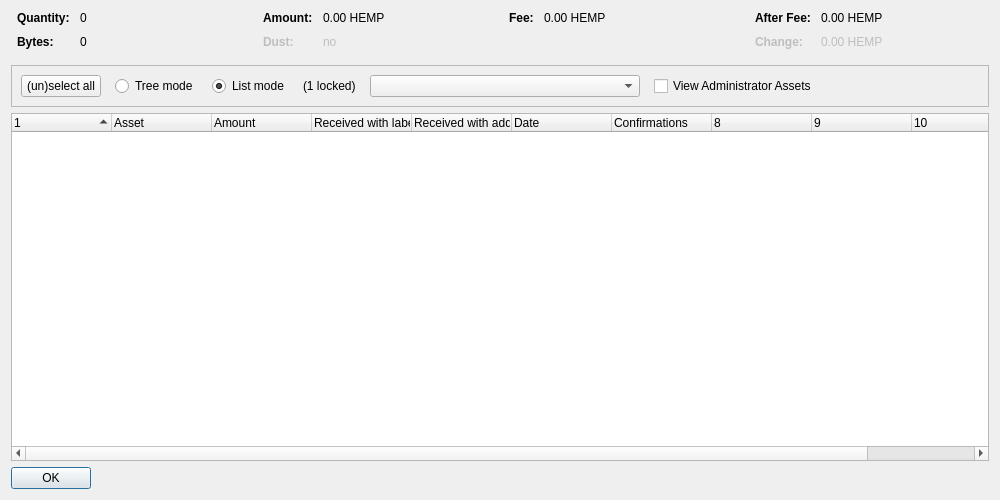
<?xml version="1.0" encoding="UTF-8"?>
<ui version="4.0">
 <class>AssetControlDialog</class>
 <widget class="QDialog" name="AssetControlDialog">
  <property name="geometry">
   <rect>
    <x>0</x>
    <y>0</y>
    <width>1000</width>
    <height>500</height>
   </rect>
  </property>
  <property name="windowTitle">
   <string>Asset Selection</string>
  </property>
  <layout class="QVBoxLayout" name="verticalLayout">
   <item>
    <layout class="QHBoxLayout" name="horizontalLayoutTop" stretch="0,0,0,0">
     <property name="topMargin">
      <number>0</number>
     </property>
     <property name="bottomMargin">
      <number>10</number>
     </property>
     <item>
      <layout class="QFormLayout" name="formLayoutAssetControl1">
       <property name="horizontalSpacing">
        <number>10</number>
       </property>
       <property name="verticalSpacing">
        <number>10</number>
       </property>
       <property name="leftMargin">
        <number>6</number>
       </property>
       <property name="rightMargin">
        <number>6</number>
       </property>
       <item row="0" column="0">
        <widget class="QLabel" name="labelAssetControlQuantityText">
         <property name="font">
          <font>
           <weight>75</weight>
           <bold>true</bold>
          </font>
         </property>
         <property name="text">
          <string>Quantity:</string>
         </property>
        </widget>
       </item>
       <item row="0" column="1">
        <widget class="QLabel" name="labelAssetControlQuantity">
         <property name="cursor">
          <cursorShape>IBeamCursor</cursorShape>
         </property>
         <property name="contextMenuPolicy">
          <enum>Qt::ActionsContextMenu</enum>
         </property>
         <property name="text">
          <string notr="true">0</string>
         </property>
         <property name="textInteractionFlags">
          <set>Qt::LinksAccessibleByMouse|Qt::TextSelectableByKeyboard|Qt::TextSelectableByMouse</set>
         </property>
        </widget>
       </item>
       <item row="1" column="0">
        <widget class="QLabel" name="labelAssetControlBytesText">
         <property name="font">
          <font>
           <weight>75</weight>
           <bold>true</bold>
          </font>
         </property>
         <property name="text">
          <string>Bytes:</string>
         </property>
        </widget>
       </item>
       <item row="1" column="1">
        <widget class="QLabel" name="labelAssetControlBytes">
         <property name="cursor">
          <cursorShape>IBeamCursor</cursorShape>
         </property>
         <property name="contextMenuPolicy">
          <enum>Qt::ActionsContextMenu</enum>
         </property>
         <property name="text">
          <string notr="true">0</string>
         </property>
         <property name="textInteractionFlags">
          <set>Qt::LinksAccessibleByMouse|Qt::TextSelectableByKeyboard|Qt::TextSelectableByMouse</set>
         </property>
        </widget>
       </item>
      </layout>
     </item>
     <item>
      <layout class="QFormLayout" name="formLayoutAssetControl2">
       <property name="horizontalSpacing">
        <number>10</number>
       </property>
       <property name="verticalSpacing">
        <number>10</number>
       </property>
       <property name="leftMargin">
        <number>6</number>
       </property>
       <property name="rightMargin">
        <number>6</number>
       </property>
       <item row="0" column="0">
        <widget class="QLabel" name="labelAssetControlAmountText">
         <property name="font">
          <font>
           <weight>75</weight>
           <bold>true</bold>
          </font>
         </property>
         <property name="text">
          <string>Amount:</string>
         </property>
        </widget>
       </item>
       <item row="0" column="1">
        <widget class="QLabel" name="labelAssetControlAmount">
         <property name="cursor">
          <cursorShape>IBeamCursor</cursorShape>
         </property>
         <property name="contextMenuPolicy">
          <enum>Qt::ActionsContextMenu</enum>
         </property>
         <property name="text">
          <string notr="true">0.00 HEMP</string>
         </property>
         <property name="textInteractionFlags">
          <set>Qt::LinksAccessibleByMouse|Qt::TextSelectableByKeyboard|Qt::TextSelectableByMouse</set>
         </property>
        </widget>
       </item>
       <item row="1" column="0">
        <widget class="QLabel" name="labelAssetControlLowOutputText">
         <property name="enabled">
          <bool>false</bool>
         </property>
         <property name="font">
          <font>
           <weight>75</weight>
           <bold>true</bold>
          </font>
         </property>
         <property name="text">
          <string>Dust:</string>
         </property>
        </widget>
       </item>
       <item row="1" column="1">
        <widget class="QLabel" name="labelAssetControlLowOutput">
         <property name="enabled">
          <bool>false</bool>
         </property>
         <property name="cursor">
          <cursorShape>IBeamCursor</cursorShape>
         </property>
         <property name="contextMenuPolicy">
          <enum>Qt::ActionsContextMenu</enum>
         </property>
         <property name="text">
          <string notr="true">no</string>
         </property>
         <property name="textInteractionFlags">
          <set>Qt::LinksAccessibleByMouse|Qt::TextSelectableByKeyboard|Qt::TextSelectableByMouse</set>
         </property>
        </widget>
       </item>
      </layout>
     </item>
     <item>
      <layout class="QFormLayout" name="formLayoutAssetControl3">
       <property name="horizontalSpacing">
        <number>10</number>
       </property>
       <property name="verticalSpacing">
        <number>10</number>
       </property>
       <property name="leftMargin">
        <number>6</number>
       </property>
       <property name="rightMargin">
        <number>6</number>
       </property>
       <item row="0" column="0">
        <widget class="QLabel" name="labelAssetControlFeeText">
         <property name="font">
          <font>
           <weight>75</weight>
           <bold>true</bold>
          </font>
         </property>
         <property name="text">
          <string>Fee:</string>
         </property>
        </widget>
       </item>
       <item row="0" column="1">
        <widget class="QLabel" name="labelAssetControlFee">
         <property name="cursor">
          <cursorShape>IBeamCursor</cursorShape>
         </property>
         <property name="contextMenuPolicy">
          <enum>Qt::ActionsContextMenu</enum>
         </property>
         <property name="text">
          <string notr="true">0.00 HEMP</string>
         </property>
         <property name="textInteractionFlags">
          <set>Qt::LinksAccessibleByMouse|Qt::TextSelectableByKeyboard|Qt::TextSelectableByMouse</set>
         </property>
        </widget>
       </item>
      </layout>
     </item>
     <item>
      <layout class="QFormLayout" name="formLayoutAssetControl4">
       <property name="horizontalSpacing">
        <number>10</number>
       </property>
       <property name="verticalSpacing">
        <number>10</number>
       </property>
       <property name="leftMargin">
        <number>6</number>
       </property>
       <property name="rightMargin">
        <number>6</number>
       </property>
       <item row="0" column="0">
        <widget class="QLabel" name="labelAssetControlAfterFeeText">
         <property name="font">
          <font>
           <weight>75</weight>
           <bold>true</bold>
          </font>
         </property>
         <property name="text">
          <string>After Fee:</string>
         </property>
        </widget>
       </item>
       <item row="0" column="1">
        <widget class="QLabel" name="labelAssetControlAfterFee">
         <property name="cursor">
          <cursorShape>IBeamCursor</cursorShape>
         </property>
         <property name="contextMenuPolicy">
          <enum>Qt::ActionsContextMenu</enum>
         </property>
         <property name="text">
          <string notr="true">0.00 HEMP</string>
         </property>
         <property name="textInteractionFlags">
          <set>Qt::LinksAccessibleByMouse|Qt::TextSelectableByKeyboard|Qt::TextSelectableByMouse</set>
         </property>
        </widget>
       </item>
       <item row="1" column="0">
        <widget class="QLabel" name="labelAssetControlChangeText">
         <property name="enabled">
          <bool>false</bool>
         </property>
         <property name="font">
          <font>
           <weight>75</weight>
           <bold>true</bold>
          </font>
         </property>
         <property name="text">
          <string>Change:</string>
         </property>
        </widget>
       </item>
       <item row="1" column="1">
        <widget class="QLabel" name="labelAssetControlChange">
         <property name="enabled">
          <bool>false</bool>
         </property>
         <property name="cursor">
          <cursorShape>IBeamCursor</cursorShape>
         </property>
         <property name="contextMenuPolicy">
          <enum>Qt::ActionsContextMenu</enum>
         </property>
         <property name="text">
          <string notr="true">0.00 HEMP</string>
         </property>
         <property name="textInteractionFlags">
          <set>Qt::LinksAccessibleByMouse|Qt::TextSelectableByKeyboard|Qt::TextSelectableByMouse</set>
         </property>
        </widget>
       </item>
      </layout>
     </item>
    </layout>
   </item>
   <item>
    <widget class="QFrame" name="frame">
     <property name="minimumSize">
      <size>
       <width>0</width>
       <height>40</height>
      </size>
     </property>
     <property name="frameShape">
      <enum>QFrame::StyledPanel</enum>
     </property>
     <property name="frameShadow">
      <enum>QFrame::Sunken</enum>
     </property>
     <layout class="QHBoxLayout" name="horizontalLayout">
      <item>
       <layout class="QHBoxLayout" name="horizontalLayoutPanel" stretch="0,0,0,0,0,0,0">
        <property name="spacing">
         <number>14</number>
        </property>
        <item>
         <widget class="QPushButton" name="pushButtonSelectAll">
          <property name="sizePolicy">
           <sizepolicy hsizetype="Maximum" vsizetype="Fixed">
            <horstretch>0</horstretch>
            <verstretch>0</verstretch>
           </sizepolicy>
          </property>
          <property name="text">
           <string>(un)select all</string>
          </property>
          <property name="autoDefault">
           <bool>false</bool>
          </property>
         </widget>
        </item>
        <item>
         <widget class="QRadioButton" name="radioTreeMode">
          <property name="sizePolicy">
           <sizepolicy hsizetype="Maximum" vsizetype="Fixed">
            <horstretch>0</horstretch>
            <verstretch>0</verstretch>
           </sizepolicy>
          </property>
          <property name="text">
           <string>Tree mode</string>
          </property>
         </widget>
        </item>
        <item>
         <widget class="QRadioButton" name="radioListMode">
          <property name="sizePolicy">
           <sizepolicy hsizetype="Maximum" vsizetype="Fixed">
            <horstretch>0</horstretch>
            <verstretch>0</verstretch>
           </sizepolicy>
          </property>
          <property name="text">
           <string>List mode</string>
          </property>
          <property name="checked">
           <bool>true</bool>
          </property>
         </widget>
        </item>
        <item>
         <widget class="QLabel" name="labelLocked">
          <property name="text">
           <string notr="true">(1 locked)</string>
          </property>
         </widget>
        </item>
        <item>
         <widget class="QComboBox" name="assetList">
          <property name="minimumContentsLength">
           <number>30</number>
          </property>
         </widget>
        </item>
        <item>
         <widget class="QCheckBox" name="viewAdministrator">
          <property name="toolTip">
           <string>View assets that you have the ownership asset for</string>
          </property>
          <property name="text">
           <string>View Administrator Assets</string>
          </property>
         </widget>
        </item>
        <item>
         <spacer name="horizontalSpacer">
          <property name="orientation">
           <enum>Qt::Horizontal</enum>
          </property>
          <property name="sizeHint" stdset="0">
           <size>
            <width>40</width>
            <height>20</height>
           </size>
          </property>
         </spacer>
        </item>
       </layout>
      </item>
     </layout>
    </widget>
   </item>
   <item>
    <widget class="AssetControlTreeWidget" name="treeWidget">
     <property name="contextMenuPolicy">
      <enum>Qt::CustomContextMenu</enum>
     </property>
     <property name="sortingEnabled">
      <bool>false</bool>
     </property>
     <property name="columnCount">
      <number>11</number>
     </property>
     <attribute name="headerShowSortIndicator" stdset="0">
      <bool>true</bool>
     </attribute>
     <attribute name="headerStretchLastSection">
      <bool>false</bool>
     </attribute>
     <column>
      <property name="text">
       <string/>
      </property>
     </column>
     <column>
      <property name="text">
       <string>Asset</string>
      </property>
     </column>
     <column>
      <property name="text">
       <string>Amount</string>
      </property>
     </column>
     <column>
      <property name="text">
       <string>Received with label</string>
      </property>
     </column>
     <column>
      <property name="text">
       <string>Received with address</string>
      </property>
     </column>
     <column>
      <property name="text">
       <string>Date</string>
      </property>
     </column>
     <column>
      <property name="text">
       <string>Confirmations</string>
      </property>
      <property name="toolTip">
       <string>Confirmed</string>
      </property>
     </column>
     <column>
      <property name="text">
       <string/>
      </property>
     </column>
     <column>
      <property name="text">
       <string/>
      </property>
     </column>
     <column>
      <property name="text">
       <string/>
      </property>
     </column>
     <column>
      <property name="text">
       <string/>
      </property>
     </column>
    </widget>
   </item>
   <item>
    <widget class="QDialogButtonBox" name="buttonBox">
     <property name="sizePolicy">
      <sizepolicy hsizetype="Maximum" vsizetype="Fixed">
       <horstretch>0</horstretch>
       <verstretch>0</verstretch>
      </sizepolicy>
     </property>
     <property name="orientation">
      <enum>Qt::Horizontal</enum>
     </property>
     <property name="standardButtons">
      <set>QDialogButtonBox::Ok</set>
     </property>
    </widget>
   </item>
  </layout>
 </widget>
 <customwidgets>
  <customwidget>
   <class>AssetControlTreeWidget</class>
   <extends>QTreeWidget</extends>
   <header location="global">assetcontroltreewidget.h</header>
  </customwidget>
 </customwidgets>
 <resources/>
 <connections/>
</ui>
